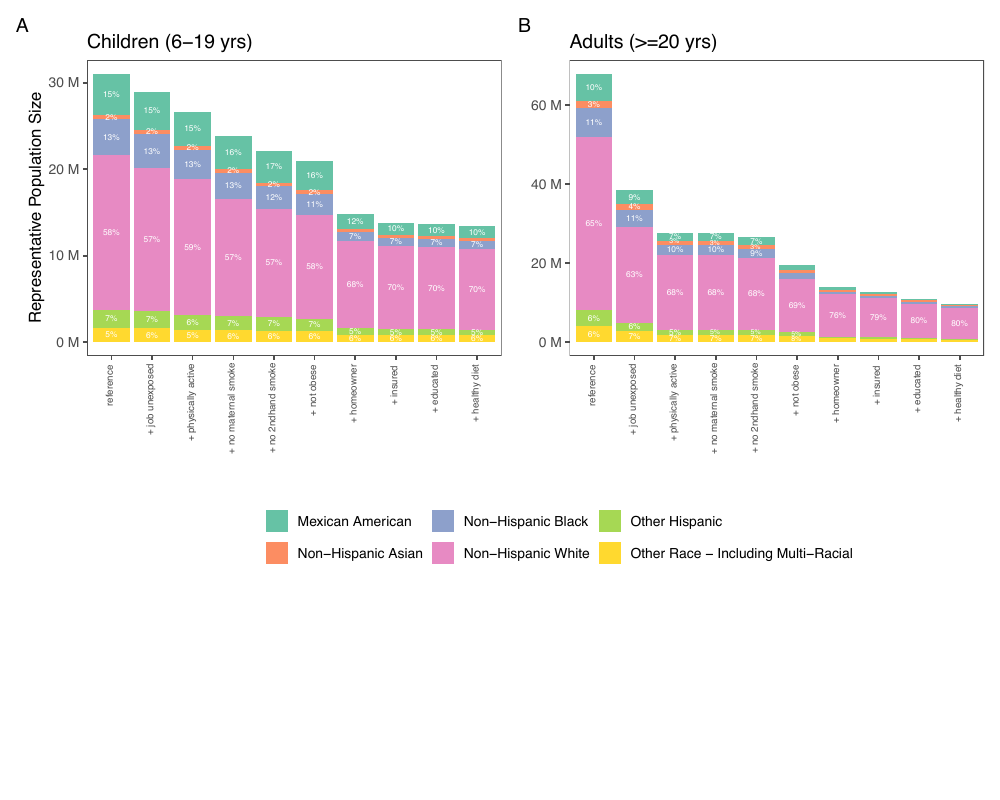

Write R code to recreate this figure.
plot_participants_change <- function(refs_adult_list, refs_youth_list, single_sex = FALSE, 
                                     metric1="fev1", metric2="fvc", includedRace=c(1,2,3,4,5,6,7)) {
  
  # Combine refs_df_adult and refs_df_youth
  combine_refs_df <- function(refs_list) {
    refs_df <- do.call(rbind, lapply(seq_along(refs_list), function(i) refs_list[[i]]$variables))
    refs_df %>%
      mutate(
        # ref=ifelse(ref!="reference", str_c("+ ", ref), ref), 
        ref=factor(ref, levels=c("reference",
                                 "+ job unexposed", 
                                 "+ physically active", 
                                 "+ no maternal smoke", 
                                 "+ no 2ndhand smoke", 
                                 "+ not obese", 
                                 "+ homeowner", 
                                 "+ insured",
                                 "+ educated", 
                                 "+ healthy diet"))) %>%
      group_by(ref) %>%
      count(race_text_nhanes, wt = MEC6YR) %>%
      mutate(perc = n / sum(n)) %>%
      ungroup()
  }
  
  refs_df_percent_adult <- combine_refs_df(refs_adult_list) 
  refs_df_percent_youth <- combine_refs_df(refs_youth_list)
  
  plot_gap_perc <- function(refs_df_percent, title, suppress_legend=FALSE) {
    p <- ggplot(refs_df_percent) +
      geom_bar(aes(x=ref, y=n, fill=race_text_nhanes), stat="identity", position = "stack") +
      geom_text(aes(x=ref, y=n, fill=race_text_nhanes, label=scales::percent(perc, accuracy = 1)), 
                position = position_stack(vjust = 0.5), color = "white", size = 2) +
      labs(x = "", y = "Representative Population Size") +
      scale_fill_brewer(palette = "Set2") +
      scale_y_continuous(labels = scales::unit_format(unit = "M", scale = 1e-6))  +
      ggtitle(title) +
      guides(fill=guide_legend(title="Race")) +
      theme_few() + theme(axis.text.x = element_text(angle = 90, size=7, hjust=0.95,vjust=0.2))
    
    if (suppress_legend) {
      p <- p +  theme(legend.position="none")
    } else {
      p <- p +  theme(legend.position="bottom") 
    }
    return(p)
  }
  
  gap_perc_black_adult <- plot_gap_perc(refs_df_percent_adult, "Adults (≥20 yrs)")
  gap_perc_black_youth <- plot_gap_perc(refs_df_percent_youth, "Children (6-19 yrs)")
  
  p <- (((gap_perc_black_youth) + 
           plot_layout(axes = "collect")) | 
          ((gap_perc_black_adult) + 
             plot_layout(axes = "collect")) ) + 
    plot_annotation(tag_levels = 'A') 
  
  p <- ((gap_perc_black_youth + gap_perc_black_adult +  
           plot_layout(axes="collect"))/guide_area()) + plot_annotation(tag_levels = 'A') + plot_layout(guides = "collect")
  return(p)
}

p <- plot_participants_change(refs_adult_all_races, refs_youth_all_races, includedRace = c(1,2,3,4,5,6,7))

ggsave("plot1.pdf", p, width=10, height=8, units="in", dpi=300)